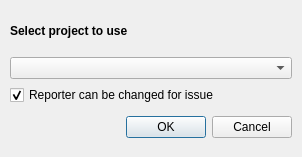
<?xml version="1.0" encoding="UTF-8"?>
<ui version="4.0">
 <class>ProjectSelect</class>
 <widget class="QDialog" name="ProjectSelect">
  <property name="geometry">
   <rect>
    <x>0</x>
    <y>0</y>
       <width>302</width>
       <height>157</height>
   </rect>
  </property>
     <property name="minimumSize">
         <size>
             <width>302</width>
             <height>157</height>
         </size>
     </property>
     <property name="maximumSize">
         <size>
             <width>302</width>
             <height>157</height>
         </size>
     </property>
  <property name="windowTitle">
      <string>Project Settings</string>
  </property>
     <widget class="QWidget" name="">
   <property name="geometry">
    <rect>
        <x>10</x>
        <y>10</y>
        <width>282</width>
        <height>133</height>
    </rect>
   </property>
         <layout class="QVBoxLayout" name="verticalLayout">
             <item>
                 <layout class="QHBoxLayout" name="horizontalLayout">
                     <item>
                         <widget class="QLabel" name="label">
                             <property name="font">
                                 <font>
                                     <weight>75</weight>
                                     <bold>true</bold>
                                 </font>
                             </property>
                             <property name="text">
                                 <string>Select project to use</string>
                             </property>
                         </widget>
                     </item>
                     <item>
                         <spacer name="horizontalSpacer">
                             <property name="orientation">
                                 <enum>Qt::Horizontal</enum>
                             </property>
                             <property name="sizeHint" stdset="0">
                                 <size>
                                     <width>40</width>
                                     <height>20</height>
                                 </size>
                             </property>
                         </spacer>
                     </item>
                 </layout>
             </item>
             <item>
                 <widget class="QComboBox" name="comboBox_project"/>
             </item>
             <item>
                 <layout class="QHBoxLayout" name="horizontalLayout_2">
                     <item>
                         <widget class="QCheckBox" name="checkBox_change_reporter">
                             <property name="text">
                                 <string>Reporter can be changed for issue</string>
                             </property>
                             <property name="checked">
                                 <bool>true</bool>
                             </property>
                         </widget>
                     </item>
                     <item>
                         <spacer name="horizontalSpacer_2">
                             <property name="orientation">
                                 <enum>Qt::Horizontal</enum>
                             </property>
                             <property name="sizeHint" stdset="0">
                                 <size>
                                     <width>40</width>
                                     <height>20</height>
                                 </size>
                             </property>
                         </spacer>
                     </item>
                 </layout>
             </item>
             <item>
                 <layout class="QHBoxLayout" name="horizontalLayout_3">
                     <item>
                         <spacer name="horizontalSpacer_3">
                             <property name="orientation">
                                 <enum>Qt::Horizontal</enum>
                             </property>
                             <property name="sizeHint" stdset="0">
                                 <size>
                                     <width>40</width>
                                     <height>20</height>
                                 </size>
                             </property>
                         </spacer>
                     </item>
                     <item>
                         <widget class="QDialogButtonBox" name="buttonBox">
                             <property name="minimumSize">
                                 <size>
                                     <width>171</width>
                                     <height>32</height>
                                 </size>
                             </property>
                             <property name="maximumSize">
                                 <size>
                                     <width>171</width>
                                     <height>32</height>
                                 </size>
                             </property>
                             <property name="orientation">
                                 <enum>Qt::Horizontal</enum>
                             </property>
                             <property name="standardButtons">
                                 <set>QDialogButtonBox::Cancel|QDialogButtonBox::Ok</set>
                             </property>
                         </widget>
                     </item>
                 </layout>
             </item>
         </layout>
  </widget>
 </widget>
 <resources/>
 <connections>
  <connection>
   <sender>buttonBox</sender>
   <signal>accepted()</signal>
   <receiver>ProjectSelect</receiver>
   <slot>accept()</slot>
   <hints>
    <hint type="sourcelabel">
     <x>248</x>
     <y>254</y>
    </hint>
    <hint type="destinationlabel">
     <x>157</x>
     <y>274</y>
    </hint>
   </hints>
  </connection>
  <connection>
   <sender>buttonBox</sender>
   <signal>rejected()</signal>
   <receiver>ProjectSelect</receiver>
   <slot>reject()</slot>
   <hints>
    <hint type="sourcelabel">
     <x>316</x>
     <y>260</y>
    </hint>
    <hint type="destinationlabel">
     <x>286</x>
     <y>274</y>
    </hint>
   </hints>
  </connection>
 </connections>
</ui>
